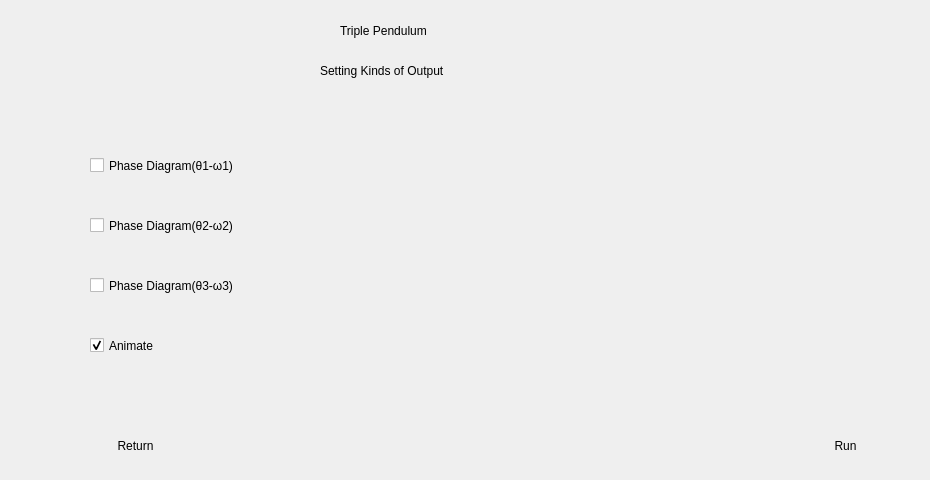
   <widget class="QWidget" name="SubStart6">
    <widget class="QPushButton" name="pushButton_10">
     <property name="geometry">
      <rect>
       <x>60</x>
       <y>420</y>
       <width>151</width>
       <height>51</height>
      </rect>
     </property>
     <property name="styleSheet">
      <string notr="true">font: 75 italic 20pt &quot;Yu Mincho Demibold&quot;;</string>
     </property>
     <property name="text">
      <string>Return</string>
     </property>
     <property name="flat">
      <bool>true</bool>
     </property>
    </widget>
    <widget class="QPushButton" name="pushButton_11">
     <property name="geometry">
      <rect>
       <x>770</x>
       <y>420</y>
       <width>151</width>
       <height>51</height>
      </rect>
     </property>
     <property name="styleSheet">
      <string notr="true">font: 75 italic 20pt &quot;Yu Mincho Demibold&quot;;</string>
     </property>
     <property name="text">
      <string>Run</string>
     </property>
     <property name="flat">
      <bool>true</bool>
     </property>
    </widget>
    <widget class="QLabel" name="label_38">
     <property name="geometry">
      <rect>
       <x>340</x>
       <y>10</y>
       <width>281</width>
       <height>41</height>
      </rect>
     </property>
     <property name="styleSheet">
      <string notr="true">font: 75 italic 20pt &quot;Yu Mincho Demibold&quot;;</string>
     </property>
     <property name="text">
      <string>Triple Pendulum </string>
     </property>
    </widget>
    <widget class="QLabel" name="label_21">
     <property name="geometry">
      <rect>
       <x>320</x>
       <y>50</y>
       <width>321</width>
       <height>41</height>
      </rect>
     </property>
     <property name="styleSheet">
      <string notr="true">font: 75 italic 17pt &quot;Yu Mincho Demibold&quot;;</string>
     </property>
     <property name="text">
      <string>Setting Kinds of Output</string>
     </property>
    </widget>
    <widget class="QCheckBox" name="checkBox_6">
     <property name="geometry">
      <rect>
       <x>90</x>
       <y>330</y>
       <width>191</width>
       <height>31</height>
      </rect>
     </property>
     <property name="styleSheet">
      <string notr="true">font: 75 11pt &quot;Microsoft YaHei UI&quot;;</string>
     </property>
     <property name="text">
      <string>Animate</string>
     </property>
     <property name="checked">
      <bool>true</bool>
     </property>
    </widget>
    <widget class="QCheckBox" name="checkBox_7">
     <property name="geometry">
      <rect>
       <x>90</x>
       <y>270</y>
       <width>311</width>
       <height>31</height>
      </rect>
     </property>
     <property name="styleSheet">
      <string notr="true">font: 75 11pt &quot;Microsoft YaHei UI&quot;;</string>
     </property>
     <property name="text">
      <string>Phase Diagram(θ3-ω3)</string>
     </property>
     <property name="checked">
      <bool>false</bool>
     </property>
    </widget>
    <widget class="QCheckBox" name="checkBox_8">
     <property name="geometry">
      <rect>
       <x>90</x>
       <y>210</y>
       <width>241</width>
       <height>31</height>
      </rect>
     </property>
     <property name="styleSheet">
      <string notr="true">font: 75 11pt &quot;Microsoft YaHei UI&quot;;</string>
     </property>
     <property name="text">
      <string>Phase Diagram(θ2-ω2)</string>
     </property>
     <property name="checked">
      <bool>false</bool>
     </property>
    </widget>
    <widget class="QCheckBox" name="checkBox_9">
     <property name="geometry">
      <rect>
       <x>90</x>
       <y>150</y>
       <width>261</width>
       <height>31</height>
      </rect>
     </property>
     <property name="styleSheet">
      <string notr="true">font: 75 11pt &quot;Microsoft YaHei UI&quot;;</string>
     </property>
     <property name="text">
      <string>Phase Diagram(θ1-ω1)</string>
     </property>
     <property name="checked">
      <bool>false</bool>
     </property>
    </widget>
   </widget>
